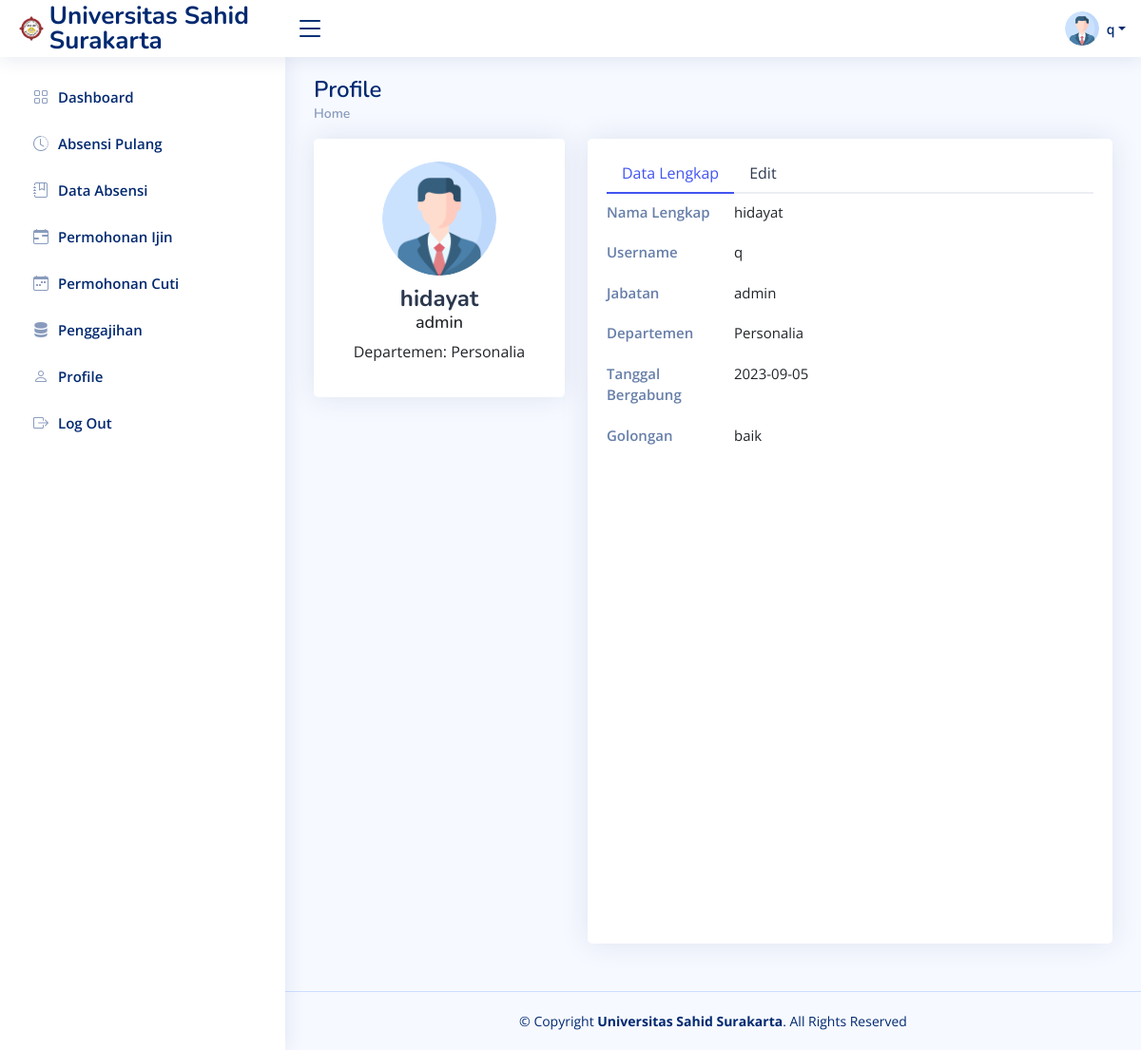
/karyawan/profile.php (signed in), run on the app's committed database.
### tables this page shows
CREATE TABLE `perusahaan` (
  `id_perusahaan` int(11) NOT NULL,
  `nama_perusahaan` varchar(255) DEFAULT NULL,
  `alamat` varchar(255) DEFAULT NULL,
  `kota` varchar(100) DEFAULT NULL,
  `logo` varchar(10) DEFAULT NULL,
  `telepon` varchar(20) DEFAULT NULL,
  `email` varchar(255) DEFAULT NULL,
  `website` varchar(255) DEFAULT NULL
);

CREATE TABLE `users_k` (
  `id_karyawan` varchar(10) NOT NULL,
  `nama` varchar(100) NOT NULL,
  `username` varchar(50) NOT NULL,
  `password` varchar(255) NOT NULL,
  `departemen` varchar(50) NOT NULL,
  `jabatan` varchar(50) NOT NULL,
  `tanggal_bergabung` date NOT NULL,
  `golongan` varchar(10) NOT NULL
);

CREATE TABLE `golongan_gajih` (
  `golongan_id` int(11) NOT NULL,
  `nama_golongan` varchar(50) NOT NULL,
  `gaji_pokok` decimal(10,2) NOT NULL,
  `tunjangan` decimal(10,2) DEFAULT NULL,
  `potongan` decimal(10,2) DEFAULT NULL
);

### karyawan/root/data.php (called while the page is built, shortened)
<?php
require_once '../koneksi/koneksi.php';
$username = $_SESSION['username'];
$query = "SELECT nama_perusahaan, alamat, logo FROM perusahaan";
$result = $conn->query($query);
if ($result->num_rows > 0) {
    $perusahaan = [];
    while ($row = $result->fetch_assoc()) {
        $perusahaan[] = $row;
    }
} else {
    $perusahaan = [];
}
?>

### karyawan/profile.php (the view, shortened to what this page needs)
<!DOCTYPE html>
<html lang="en">
<?php include 'root/head.php'; ?>
<body>
    <?php include 'root/navbar.php'; ?>
    <main id="main" class="main">
        <div class="pagetitle">
            <h1>Profile</h1>
            <nav>
                <ol class="breadcrumb">
                    <li class="breadcrumb-item"><a href="index.php">Home</a></li>
                </ol>
            </nav>
        </div>
        <div class="row">
            <div class="col-md-12">
                <section class="section profile">
                    <div class="row">
                        <div class="col-xl-4">
                            <?php
include '../koneksi/koneksi.php';
if(isset($_SESSION['karyawan_id'])) {
    $karyawan_id = $_SESSION['karyawan_id'];
    $sql_karyawan = "SELECT users_k.*, golongan_gajih.nama_golongan
                    FROM users_k
                    LEFT JOIN golongan_gajih ON users_k.golongan = golongan_gajih.golongan_id
                    WHERE users_k.id_karyawan = '$karyawan_id'";
    $result = $conn->query($sql_karyawan);
    if ($result->num_rows > 0) {
        $row = $result->fetch_assoc();
        ?>
                            <div class="card">
                                <div class="card-body profile-card pt-4 d-flex flex-column align-items-center">
                                    <img src="assets/img/profile.png" alt="Profile" class="rounded-circle">
                                    <h2><?php echo $row['nama']; ?></h2>
                                    <h3><?php echo $row['jabatan']; ?></h3>
                                    <p>Departemen: <?php echo $row['departemen']; ?></p>
                                </div>
                            </div>
                        </div>
                        <div class="col-xl-8">
                            <div class="card">
                                <div class="card-body pt-3">
                                    <ul class="nav nav-tabs nav-tabs-bordered">
                                        <li class="nav-item">
                                            <button class="nav-link active" data-bs-toggle="tab"
                                                data-bs-target="#profile-overview">Data Lengkap</button>
                                        </li>
                                        <li class="nav-item">
                                            <button class="nav-link" data-bs-toggle="tab"
                                                data-bs-target="#profile-edit">Edit</button>
                                        </li>
                                    </ul>
                                    <div class="tab-content pt-2">
                                        <div class="tab-pane fade show active profile-overview" id="profile-overview">
                                            <div class="row">
                                                <div class="col-lg-3 col-md-4 label ">Nama Lengkap</div>
                                                <div class="col-lg-9 col-md-8"><?php echo $row['nama']; ?></div>
                                            </div>
                                            <div class="row">
                                                <div class="col-lg-3 col-md-4 label">Username</div>
                                                <div class="col-lg-9 col-md-8"><?php echo $row['username']; ?>
                                                </div>
                                            </div>
                                            <div class="row">
                                                <div class="col-lg-3 col-md-4 label">Jabatan</div>
                                                <div class="col-lg-9 col-md-8"><?php echo $row['jabatan']; ?>
                                                </div>
                                            </div>
                                            <div class="row">
                                                <div class="col-lg-3 col-md-4 label">Departemen</div>
                                                <div class="col-lg-9 col-md-8"><?php echo $row['departemen']; ?>
                                                </div>
                                            </div>
                                            <div class="row">
                                                <div class="col-lg-3 col-md-4 label">Tanggal Bergabung</div>
                                                <div class="col-lg-9 col-md-8"><?php echo $row['tanggal_bergabung']; ?>
                                                </div>
                                            </div>
                                            <div class="row">
                                                <div class="col-lg-3 col-md-4 label">Golongan</div>
                                                <div class="col-lg-9 col-md-8"><?php echo $row['nama_golongan']; ?>
                                                </div>
                                            </div>
                                        </div>
                                    </div>
                                <?php
    } else {
        echo 'Tidak dapat menemukan detail gaji.';
    }
} else {
    echo 'Session ID karyawan tidak valid.';
}
?>
                            </div>
                        </div>
                    </div>
            </div>
        </div>
        </div>
    </main>
    <?php include 'root/footer.php'; ?>
</body>
</html>

### karyawan/root/navbar.php (shortened to what this page needs)
<?php foreach ($perusahaan as $data) { ?>
<header id="header" class="header fixed-top d-flex align-items-center">
<div class="d-flex align-items-center justify-content-between">
  <a href="index.html" class="logo d-flex align-items-center">
    <img src="../assets/img/<?php echo $data['logo']; ?>" alt="">
    <span class="d-none d-lg-block"><?php echo $data['nama_perusahaan']; ?></span>
  </a>
  <i class="bi bi-list toggle-sidebar-btn"></i>
</div>
<nav class="header-nav ms-auto">
  <ul class="d-flex align-items-center">
  <li class="nav-item dropdown pe-3">
<a class="nav-link nav-profile d-flex align-items-center pe-0" href="#" data-bs-toggle="dropdown">
  <img src="assets/img/profile.png" alt="Profile" class="rounded-circle">
  <span class="d-none d-md-block dropdown-toggle ps-2"><?php echo $username; ?></span>
</a>
</li>
  </ul>
</nav>
</header>
<aside id="sidebar" class="sidebar">
<ul class="sidebar-nav" id="sidebar-nav">
  <li class="nav-item">
    <a class="nav-link collapsed" href="index.php">
      <i class="bi bi-grid"></i>
      <span>Dashboard</span>
    </a>
  </li>
  <li class="nav-item">
    <a class="nav-link collapsed" href="absensi_pulang.php">
      <i class="bi bi-clock-history"></i>
      <span>Absensi Pulang</span>
    </a>
  </li>
  <li class="nav-item">
    <a class="nav-link collapsed" href="data_absensi.php">
      <i class="bi bi-journal-bookmark"></i>
      <span>Data Absensi</span>
    </a>
  </li>
  <li class="nav-item">
    <a class="nav-link collapsed" href="permohonan.php">
      <i class="bi bi-calendar-range"></i>
      <span>Permohonan Ijin</span>
    </a>
  </li>
  <li class="nav-item">
    <a class="nav-link collapsed" href="permohonan_cuti.php">
      <i class="bi bi-calendar-week"></i>
      <span>Permohonan Cuti</span>
    </a>
  </li>
  <li class="nav-item">
    <a class="nav-link collapsed" href="penggajihan.php">
      <i class="bi bi-server"></i>
      <span>Penggajihan</span>
    </a>
  </li>
  <li class="nav-item">
    <a class="nav-link collapsed" href="profile.php">
      <i class="bi bi-person"></i>
      <span>Profile</span>
    </a>
  </li>
  <li>
          <a class="nav-link collapsed" href="../logout.php">
            <i class="bi bi-box-arrow-right"></i>
            <span>Log Out</span>
          </a>
        </li>
</ul>
</aside>  <?php } ?>

### karyawan/root/footer.php (shortened to what this page needs)
<footer id="footer" class="footer">
<?php foreach ($perusahaan as $data) { ?>
    <div class="copyright">
      &copy; Copyright <strong><span><?php echo $data['nama_perusahaan']; ?></span></strong>. All Rights Reserved
    </div>
  </footer>
  <?php } ?>

### karyawan/assets/css/style.css (style rules this page uses)
:root { scroll-behavior: smooth; }
body { font-family: "Open Sans", sans-serif; background: #f6f9ff; color: #444444; }
a { color: #4154f1; text-decoration: none; }
h1, h2, h3, h4, h5, h6 { font-family: "Nunito", sans-serif; }
#main { margin-top: 60px; padding: 20px 30px; transition: all 0.3s; }
.pagetitle { margin-bottom: 10px; }
.pagetitle h1 { font-size: 24px; margin-bottom: 0; font-weight: 600; color: #012970; }
.card { margin-bottom: 30px; border: none; border-radius: 5px; box-shadow: 0px 0 30px rgba(1, 41, 112, 0.1); }
.card-body { padding: 0 20px 20px 20px; }
.breadcrumb { font-size: 14px; font-family: "Nunito", sans-serif; color: #899bbd; font-weight: 600; }
.breadcrumb a { color: #899bbd; transition: 0.3s; }
.breadcrumb .breadcrumb-item::before { color: #899bbd; }
.nav-tabs-bordered { border-bottom: 2px solid #ebeef4; }
.nav-tabs-bordered .nav-link { margin-bottom: -2px; border: none; color: #2c384e; }
.nav-tabs-bordered .nav-link.active { background-color: #fff; color: #4154f1; border-bottom: 2px solid #4154f1; }
.logo { line-height: 1; }
@media (min-width: 1200px) { .logo { width: 280px; } }
.logo img { max-height: 26px; margin-right: 6px; }
.logo span { font-size: 26px; font-weight: 700; color: #012970; font-family: "Nunito", sans-serif; }
.header { transition: all 0.5s; z-index: 997; height: 60px; box-shadow: 0px 2px 20px rgba(1, 41, 112, 0.1); background-color: #fff; padding-left: 20px; }
.header .toggle-sidebar-btn { font-size: 32px; padding-left: 10px; cursor: pointer; color: #012970; }
.header-nav ul { list-style: none; }
.header-nav>ul { margin: 0; padding: 0; }
.header-nav .nav-profile { color: #012970; }
.header-nav .nav-profile img { max-height: 36px; }
.header-nav .nav-profile span { font-size: 14px; font-weight: 600; }
.sidebar { position: fixed; top: 60px; left: 0; bottom: 0; width: 300px; z-index: 996; transition: all 0.3s; padding: 20px; overflow-y: auto; scrollbar-width: thin; scrollbar-color: #aab7cf transparent; box-shadow: 0px 0px 20px rgba(1, 41, 112, 0.1); background-color: #fff; }
@media (min-width: 1200px) { #main, #footer { margin-left: 300px; } }
.sidebar-nav { padding: 0; margin: 0; list-style: none; }
.sidebar-nav li { padding: 0; margin: 0; list-style: none; }
.sidebar-nav .nav-item { margin-bottom: 5px; }
.sidebar-nav .nav-link { display: flex; align-items: center; font-size: 15px; font-weight: 600; color: #4154f1; transition: 0.3; background: #f6f9ff; padding: 10px 15px; border-radius: 4px; }
.sidebar-nav .nav-link i { font-size: 16px; margin-right: 10px; color: #4154f1; }
.sidebar-nav .nav-link.collapsed { color: #012970; background: #fff; }
.sidebar-nav .nav-link.collapsed i { color: #899bbd; }
.profile .profile-card img { max-width: 120px; }
.profile .profile-card h2 { font-size: 24px; font-weight: 700; color: #2c384e; margin: 10px 0 0 0; }
.profile .profile-card h3 { font-size: 18px; }
.profile .profile-overview .row { margin-bottom: 20px; font-size: 15px; }
.profile .profile-overview .label { font-weight: 600; color: rgba(1, 41, 112, 0.6); }
.footer { padding: 20px 0; font-size: 14px; transition: all 0.3s; border-top: 1px solid #cddfff; }
.footer .copyright { text-align: center; color: #012970; }

### data on the page
perusahaan: logo (picture), nama_perusahaan "Universitas Sahid Surakarta"
users_k: nama "hidayat", jabatan "admin", departemen "Personalia", username "q", tanggal_bergabung "2023-09-05", golongan_gajih.nama_golongan "baik"
